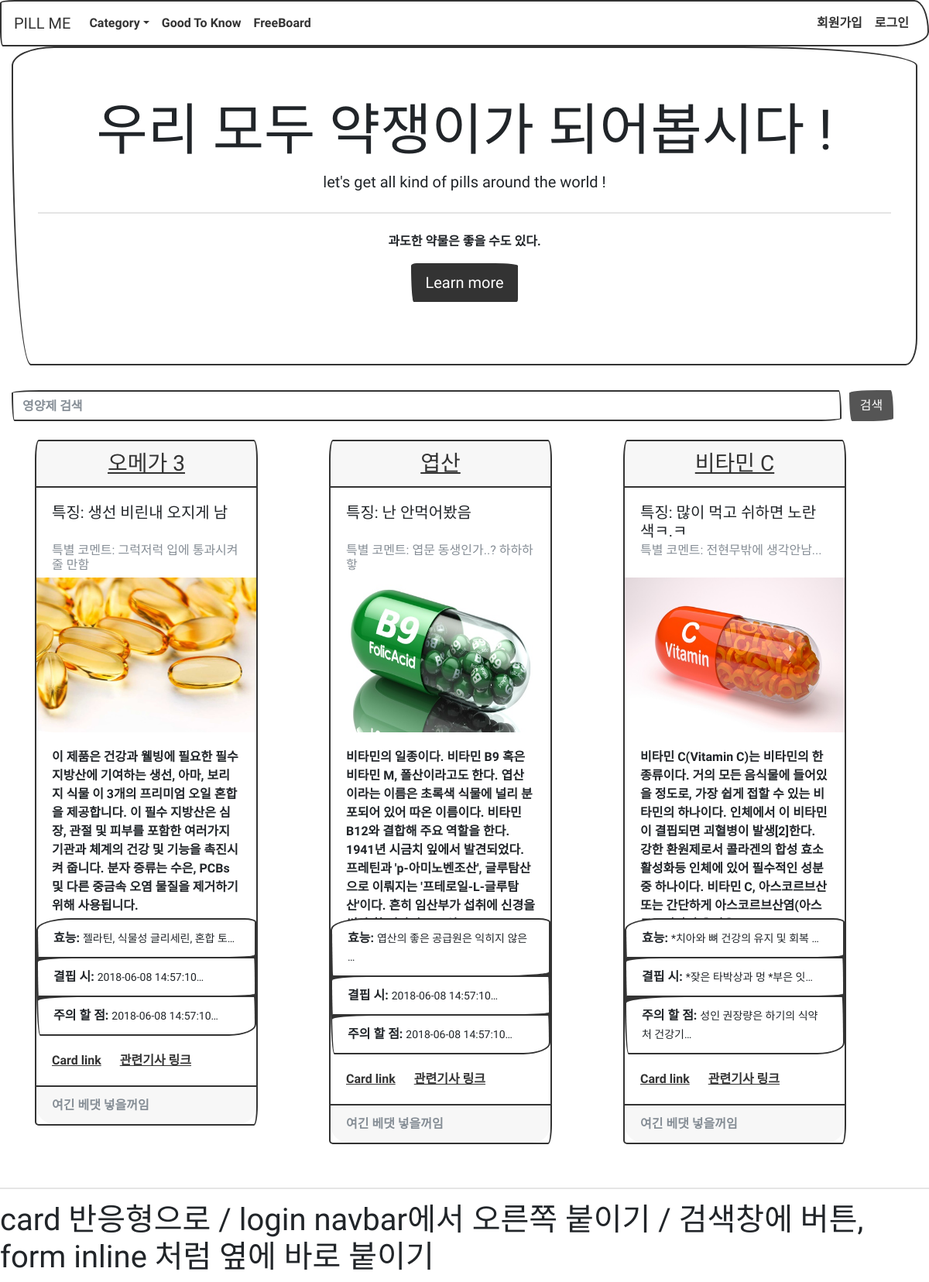
The page / on the database its author committed.
### pills/models.py (models this page shows, shortened)
class Pills(models.Model):
	name			= models.CharField(max_length=20, null=False)
	feature			= models.TextField(max_length=50, null=True)
	editor_said		= models.TextField(max_length=50, null=True)
	description		= models.TextField(max_length=2000)
	where_it_from	= models.TextField(max_length=2000)
	benefit			= models.TextField(max_length=2000)
	shortage		= models.TextField(max_length=2000)
	careful			= models.TextField(max_length=2000)
	category_body	= models.ManyToManyField(Categories_Body)
	category_gender	= models.ManyToManyField(Categories_Gender)
	image			= models.ImageField(upload_to='upload_images/pills/%Y/%m/%d')
	like_user_set	= models.ManyToManyField(settings.AUTH_USER_MODEL,
												blank=True,
												related_name='like_user_set',
												through='Like')
	def get_absolute_url(self):
		return reverse('pills:pill_detail', args=[self.id])

### pillme/views.py (the view)
# urls.py: url(r'^$', home_view, name='home'),
def home_view(request):
	queryset = Pills.objects.all()
	context = {
		'object_list': queryset
	}
	return render(request, "home.html", context)

### templates/home.html (shortened to what this page needs)
{% extends "base.html" %}
  	{% block content %}
  	<div class="container-fluid">
	  	<div class="jumbotron text-center" >
	  		<h1 class="display-3">우리 모두 약쟁이가 되어봅시다 !</h1>
	  		<p class="lead">let's get all kind of pills around the world !</p>
	  		<hr class="my-4">
	  		<p>과도한 약물은 좋을 수도 있다.</p>
	  		<p class="lead">
	  			<a class="btn btn-primary btn-lg" href="#" role="button">Learn more</a>
	  		</p>
	  	</div>
  	</div>
	{% include 'pills/search_form.html' %}
  	<div class='container'>
  		<div class="row">
  		{% for pills in object_list %}
  			<div class="col-lg-4">
			  	<div class="card mb-3" style="width: 18rem;">
			  		<a href="{{ pills.get_absolute_url }}"><h3 class="card-header" style="text-align: center;">{{ pills.name }}</h3></a>
			  		<div class="card-body">
			  			<h5 class="card-title" style="height: 45px;"">특징: {{ pills.feature }}</h5>
			  			<h6 class="card-subtitle text-muted" style="height: 25px;">특별 코멘트: {{ pills.editor_said }}</h6>
			  		</div>
			  		<img style="height: 200px; width: 100%; display: block;" src="{{ pills.image.url }}" alt="Card image">
			  		<div class="card-body">
			  			<p class="card-text" style="height: 200px;">{{ pills.description|truncatechars:200 }}</p>
			  		</div>
			  		<ul class="list-group list-group-flush">
			  			<li class="list-group-item"><b>효능:</b> <small>{{ pills.benefit|truncatechars:20 }}</small></li>
			  			<li class="list-group-item"><b>결핍 시:</b> <small>{{ pills.shortage|truncatechars:20 }}</small></li>
			  			<li class="list-group-item"><b>주의 할 점:</b> <small>{{ pills.careful|truncatechars:20 }}</small></li>
			  		</ul>
			  		<div class="card-body">
			 			<a href="#" class="card-link">Card link</a>
			  			<a href="#" class="card-link">관련기사 링크</a>
			  		</div>
			  		<div class="card-footer text-muted">
			  			여긴 베댓 넣을꺼임
			  		</div>
		  		</div>
		  	</div>
		{% endfor %}
  		</div>
	</div>
	<br/>
	<hr/>
    <h1>card 반응형으로 / login navbar에서 오른쪽 붙이기 / 검색창에 버튼, form inline 처럼 옆에 바로 붙이기</h1>
    {% endblock %}

### rows shown on the page
Pills: name "오메가 3", feature "생선 비린내 오지게 남", editor_said "그럭저럭 입에 통과시켜 줄 만함", image (picture), description "이 제품은 건강과 웰빙에 필요한 필수 지방산에 기여하는 생선, 아마, 보리지 식물 이 3개의 프리미엄 오일 혼합을 제공합니다. 이 필수 지방산은 심장, 관절 및 피부를 포함한 여러가지 기관과 체계의 건강 및 기능을 촉진시켜 줍니다. 분자 증류는 수은, PCBs 및 다른 중금속 오염 물질을 제거하기 위해 사용됩니다.", benefit "젤라틴, 식물성 글리세린, 혼합 토…", shortage "2018-06-08 14:57:10…", careful "2018-06-08 14:57:10…"
Pills: name "엽산", feature "난 안먹어봤음", editor_said "엽문 동생인가..? 하하하핳", image (picture), description "비타민의 일종이다. 비타민 B9 혹은 비타민 M, 폴산이라고도 한다. 엽산이라는 이름은 초록색 식물에 널리 분포되어 있어 따온 이름이다. 비타민 B12와 결합해 주요 역할을 한다. 1941년 시금치 잎에서 발견되었다. 프레틴과 'p-아미노벤조산', 글루탐산으로 이뤄지는 '프테로일-L-글루탐산'이다. 흔히 임산부가 섭취에 신경을…", benefit "엽산의 좋은 공급원은 익히지 않은 …", shortage "2018-06-08 14:57:10…", careful "2018-06-08 14:57:10…"
Pills: name "비타민 C", feature "많이 먹고 쉬하면 노란색ㅋ.ㅋ", editor_said "전현무밖에 생각안남...", image (picture), description "비타민 C(Vitamin C)는 비타민의 한 종류이다. 거의 모든 음식물에 들어있을 정도로, 가장 쉽게 접할 수 있는 비타민의 하나이다. 인체에서 이 비타민이 결핍되면 괴혈병이 발생[2]한다. 강한 환원제로서 콜라겐의 합성 효소 활성화등 인체에 있어 필수적인 성분중 하나이다. 비타민 C, 아스코르브산 또는 간단하게…", benefit "*치아와 뼈 건강의 유지 및 회복 …", shortage "*잦은 타박상과 멍 *부은 잇…", careful "성인 권장량은 하기의 식약처 건강기…"
